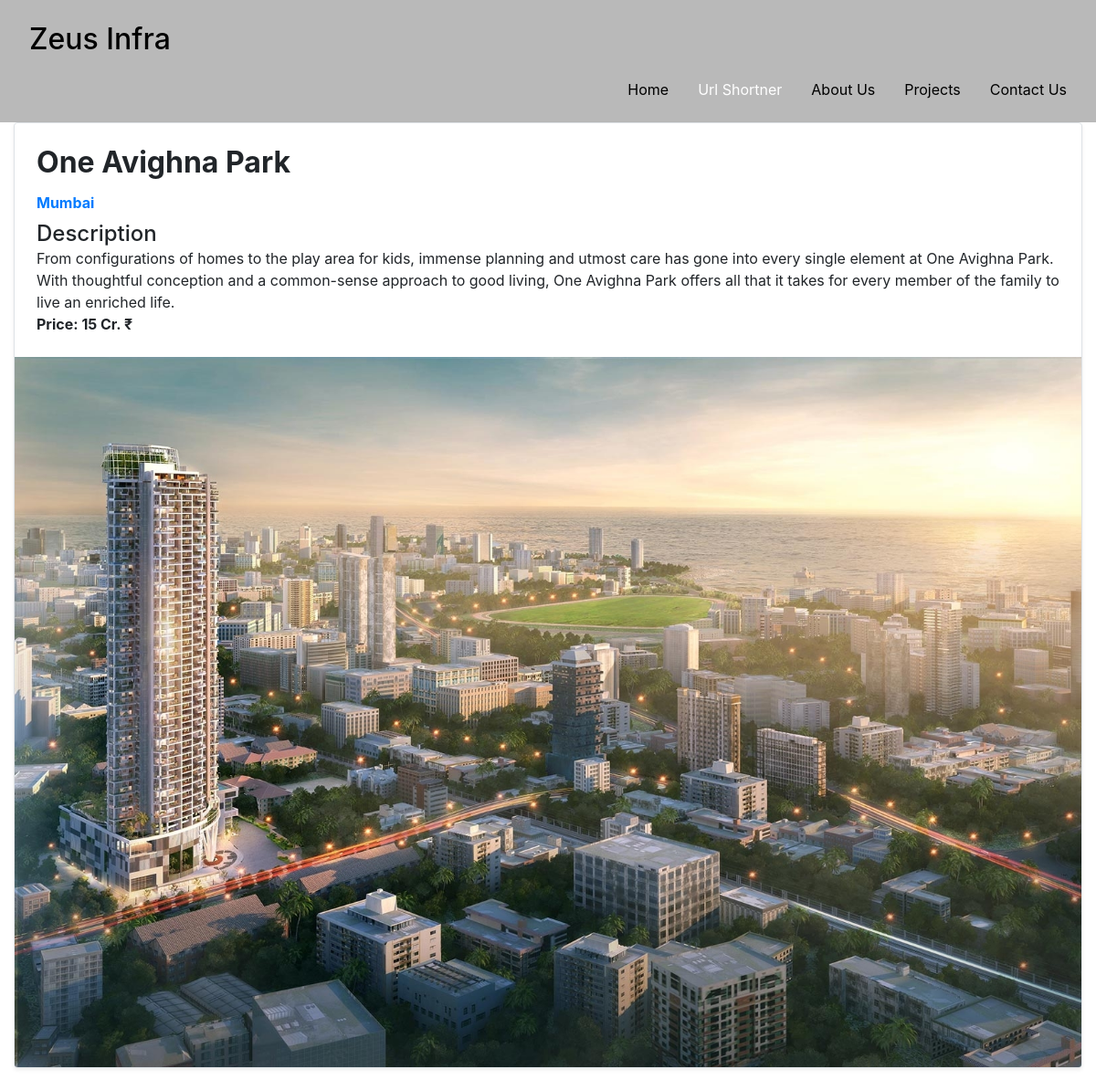
The page /1 on the database its author committed.
### infra/models.py (models this page shows, shortened)
class Demo(models.Model):
    title = models.CharField(max_length=100)
    description = models.TextField(max_length=1000)
    image = models.ImageField(upload_to='images')
    price = models.IntegerField(default=0)

### infra/views.py (the view)
# urls.py: path('<int:pk>', DemoDetail.as_view(), name='demo_detail'),
class DemoDetail(DetailView):
    model = Demo
    def get_context_data(self, **kwargs):
        context = super().get_context_data(**kwargs)
        return context
    pass

### infra/templates/infra/demo_detail.html (shortened to what this page needs)
<!DOCTYPE html>
<html lang="en">
<head>
    <link rel="stylesheet" href="https://stackpath.bootstrapcdn.com/bootstrap/4.3.1/css/bootstrap.min.css"
>
</head>
<body>
    <div class="cover-container d-flex w-100 h-100 p-3 mx-auto flex-column" style="background: rgba(128, 128, 128, 0.548);">
        <h2 class="brand"> <a class="nav-link active" style="color: black;" href="{% url 'infra:demo_list' %}"> Zeus Infra </a> </h2>
        <nav class="nav  justify-content-end">
                <a class="nav-link active " style="color:black;" href="{% url 'infra:demo_list' %}">Home</a>
                <a class="nav-link active " style="color:white;" href="{% url 'basic:urlshort.html' %}">Url Shortner</a>
                <a class="nav-link active" style="color:black;" href="{% url 'infra:about' %}">About Us</a>
                <a class="nav-link active" style="color:black;" href="{% url 'infra:project' %}">Projects</a>
                <a class="nav-link active" style="color:black;" href="{% url 'infra:contact' %}">Contact Us</a>
              </nav>
    </div>
    <div class="col-md-12">
        <div class="row no-gutters border rounded overflow-hidden flex-md-row mb-4 shadow-sm h-md-250 position-relative">
            <div class="col p-4 d-flex flex-column position-static">
                <h2 class="card-title font-weight-bolder">{{object.title}}</h2>
                <strong class="d-inline-block mb-2 text-primary">Mumbai</strong>
                <h4 class="mb-0">Description</h4>
                <p class="card-text mb-auto">{{object.description}}</p>
                <p class="card-text mb-auto font-weight-bold">Price: {{object.price}} Cr. &#x20B9</p>
            </div>
            <div class="col-auto d-none d-lg-block">
                <img src="{{ object.image.url}}" class="img-fluid" alt="Responsive image">
            </div>
        </div>
    </div>
</body>
</html>

### rows shown on the page
Demo: title "One Avighna Park", description "From configurations of homes to the play area for kids, immense planning and utmost care has gone into every single element at One Avighna Park. With thoughtful conception and a common-sense approach to good living, One Avighna Park offers all that it takes for every member of the family to live an enriched life.", price "15", image (picture)
